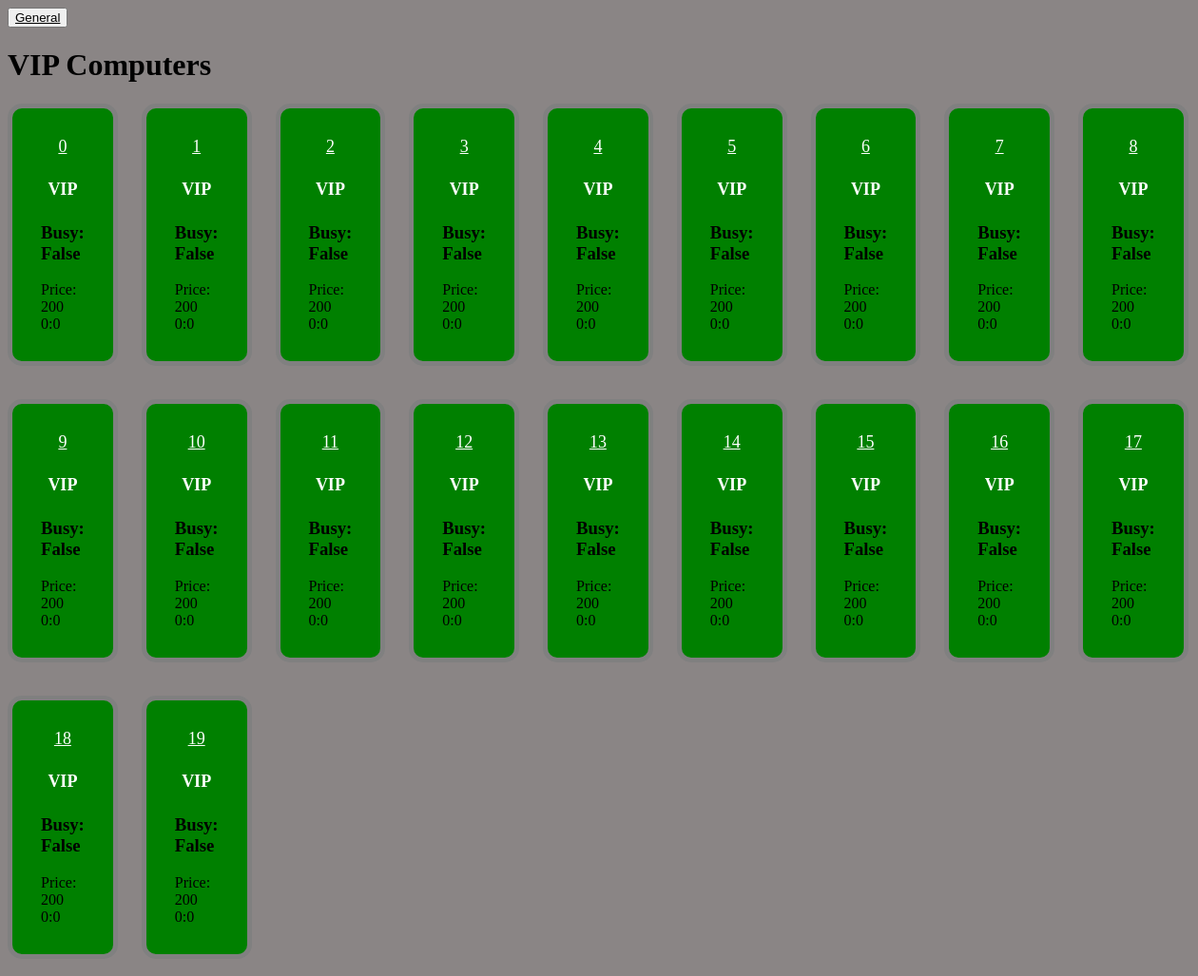
The page /seats/vip/ on the database its author committed.
### computer/models.py (models this page shows, shortened)
class Computer(models.Model):
    category = models.CharField(max_length=100)
    number = models.IntegerField(null=False, blank=False)
    busy = models.BooleanField(default=False)
    busy_until = models.TimeField(default="00:00:00")
    price = models.IntegerField()

### computer/views.py (the view)
# urls.py: path('vip/', vip_computer, name='vip')
def vip_computer(request):
    computer = Computer.objects.filter(category='VIP')
    return render(request, 'html/vip.html', {'computers': computer})

### computer/templates/html/vip.html (shortened to what this page needs)
<html>
<head>
    <div class="button-card">
        <button>
            <a href="/seats/general" style="color: black;">General</a><br>
        </button>
        </head>
<body>
<h1>VIP Computers</h1>
<div class="computer-container">
    <div class="computer-column">
        {% for computer in computers %}
        {% if computer.busy %}
        <div class="card" style="background-color: red">
            {% else %}
            <div class="card" style="background-color: green">
                {% endif %}
                <a href="/seats/{{ computer.id }}"
                   style="display: block; color:white; font-size: large; text-align: center;"> {{ computer.number}} </a>
                <h4 style="display: block; font-size: large; text-align: center;"> {{computer.category}} </h4>
                <div class="computer-busy">
                    <h3>Busy: {{ computer.busy }}</h3>
                </div>
                Price: {{ computer.price }}
                <div class="timer">
                    <span id="minutes">{{ computer.busy_until.minute }}</span>:<span id="seconds">{{ computer.busy_until.second }}</span>
                </div>
            </div>
            {% endfor %}
        </div>
</body>
</html>

### computer/templates/html/vip.html (style rules this page uses)
.computer-container { display: flex; flex-direction: row; justify-content: space-between; }
.computer-column { flex-basis: 15%; display: grid; grid-template-columns: repeat(9, 1fr); grid-gap: 25px; }
.card { border: 5px solid gray; border-radius: 15px; padding: 30px; margin-bottom: 10px; }
a { color: black; }
h4 { color: white; }
body { background-color: #8a8585 }

### rows shown on the page
Computer: number "0", category "VIP", busy "False", price "200", busy_until.minute "0", busy_until.second "0"
Computer: number "1", category "VIP", busy "False", price "200", busy_until.minute "0", busy_until.second "0"
Computer: number "2", category "VIP", busy "False", price "200", busy_until.minute "0", busy_until.second "0"
Computer: number "3", category "VIP", busy "False", price "200", busy_until.minute "0", busy_until.second "0"
Computer: number "4", category "VIP", busy "False", price "200", busy_until.minute "0", busy_until.second "0"
Computer: number "5", category "VIP", busy "False", price "200", busy_until.minute "0", busy_until.second "0"
Computer: number "6", category "VIP", busy "False", price "200", busy_until.minute "0", busy_until.second "0"
Computer: number "7", category "VIP", busy "False", price "200", busy_until.minute "0", busy_until.second "0"
Computer: number "8", category "VIP", busy "False", price "200", busy_until.minute "0", busy_until.second "0"
Computer: number "9", category "VIP", busy "False", price "200", busy_until.minute "0", busy_until.second "0"
Computer: number "10", category "VIP", busy "False", price "200", busy_until.minute "0", busy_until.second "0"
Computer: number "11", category "VIP", busy "False", price "200", busy_until.minute "0", busy_until.second "0"
Computer: number "12", category "VIP", busy "False", price "200", busy_until.minute "0", busy_until.second "0"
Computer: number "13", category "VIP", busy "False", price "200", busy_until.minute "0", busy_until.second "0"
Computer: number "14", category "VIP", busy "False", price "200", busy_until.minute "0", busy_until.second "0"
Computer: number "15", category "VIP", busy "False", price "200", busy_until.minute "0", busy_until.second "0"
Computer: number "16", category "VIP", busy "False", price "200", busy_until.minute "0", busy_until.second "0"
Computer: number "17", category "VIP", busy "False", price "200", busy_until.minute "0", busy_until.second "0"
Computer: number "18", category "VIP", busy "False", price "200", busy_until.minute "0", busy_until.second "0"
Computer: number "19", category "VIP", busy "False", price "200", busy_until.minute "0", busy_until.second "0"
